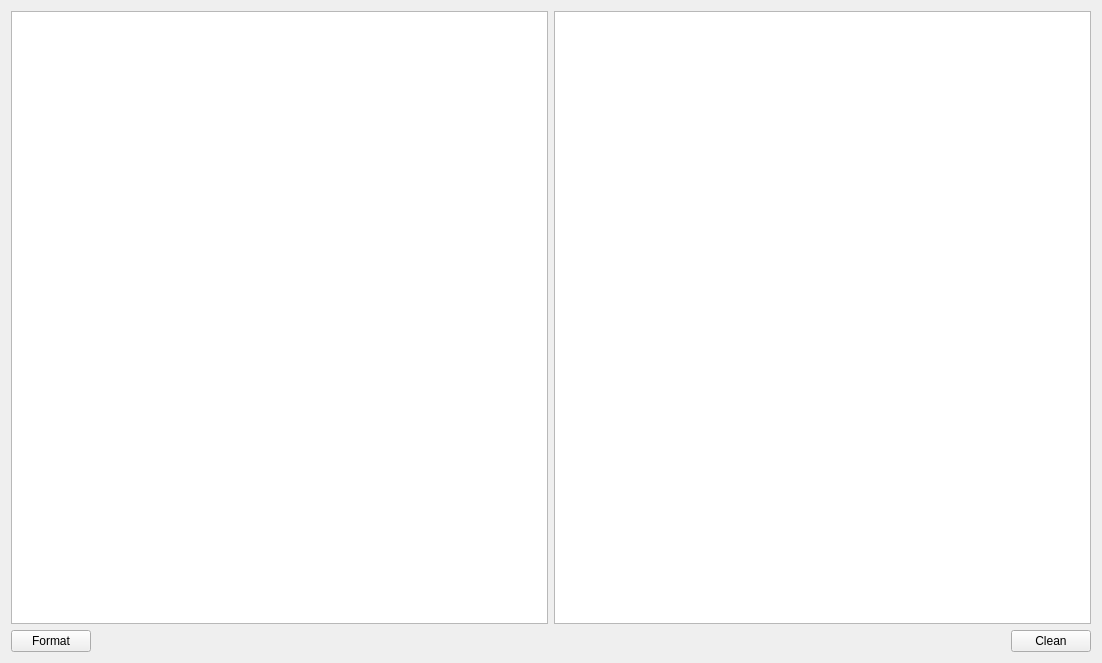
<?xml version="1.0" encoding="UTF-8"?>
<ui version="4.0">
 <class>Form</class>
 <widget class="QWidget" name="Form">
  <property name="geometry">
   <rect>
    <x>0</x>
    <y>0</y>
    <width>1102</width>
    <height>663</height>
   </rect>
  </property>
  <property name="windowTitle">
   <string>Form</string>
  </property>
  <layout class="QVBoxLayout" name="verticalLayout">
   <item>
    <layout class="QHBoxLayout" name="horizontalLayout">
     <item>
      <widget class="QTextEdit" name="textEdit"/>
     </item>
     <item>
      <widget class="QTextBrowser" name="textBrowser"/>
     </item>
    </layout>
   </item>
   <item>
    <layout class="QHBoxLayout" name="horizontalLayout_2">
     <item>
      <widget class="QPushButton" name="pushButton">
       <property name="text">
        <string>Format</string>
       </property>
      </widget>
     </item>
     <item>
      <spacer name="horizontalSpacer">
       <property name="orientation">
        <enum>Qt::Horizontal</enum>
       </property>
       <property name="sizeHint" stdset="0">
        <size>
         <width>40</width>
         <height>20</height>
        </size>
       </property>
      </spacer>
     </item>
     <item>
      <widget class="QPushButton" name="cleanBtn">
       <property name="text">
        <string>Clean</string>
       </property>
      </widget>
     </item>
    </layout>
   </item>
  </layout>
 </widget>
 <resources/>
 <connections/>
</ui>
